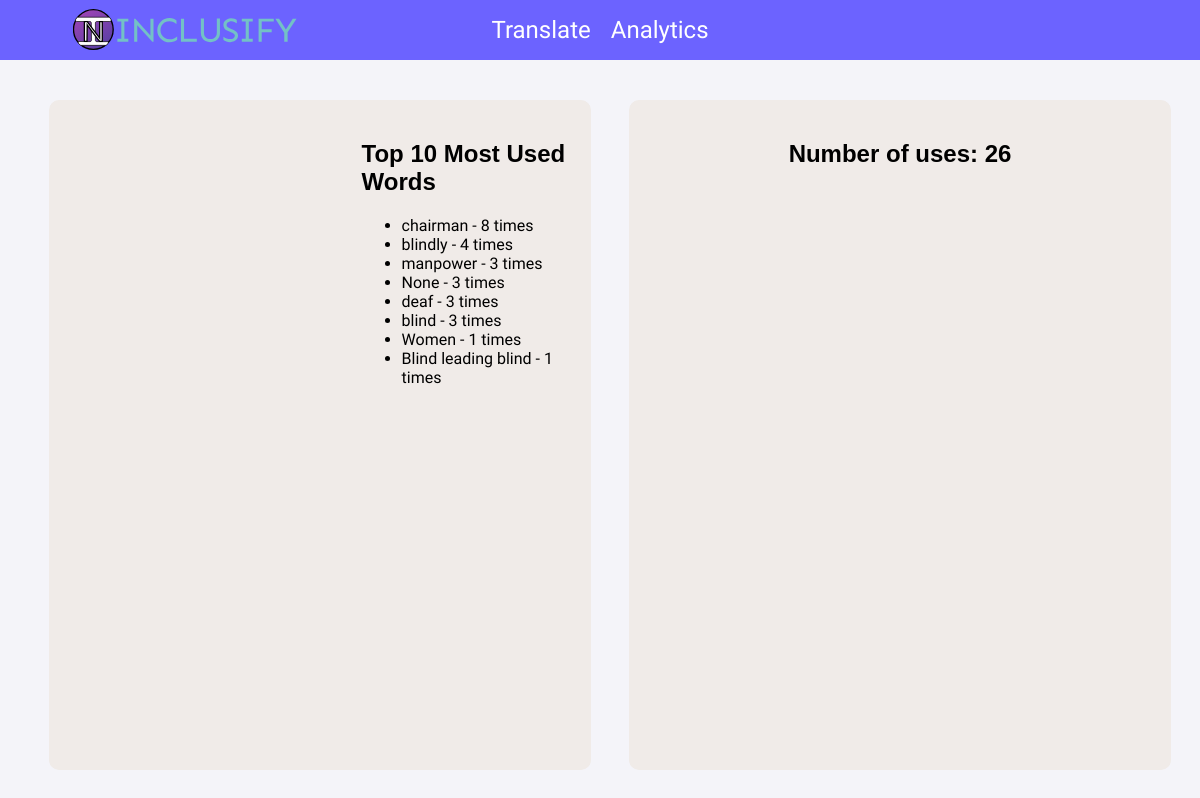
Before: /analytics with the older database file.
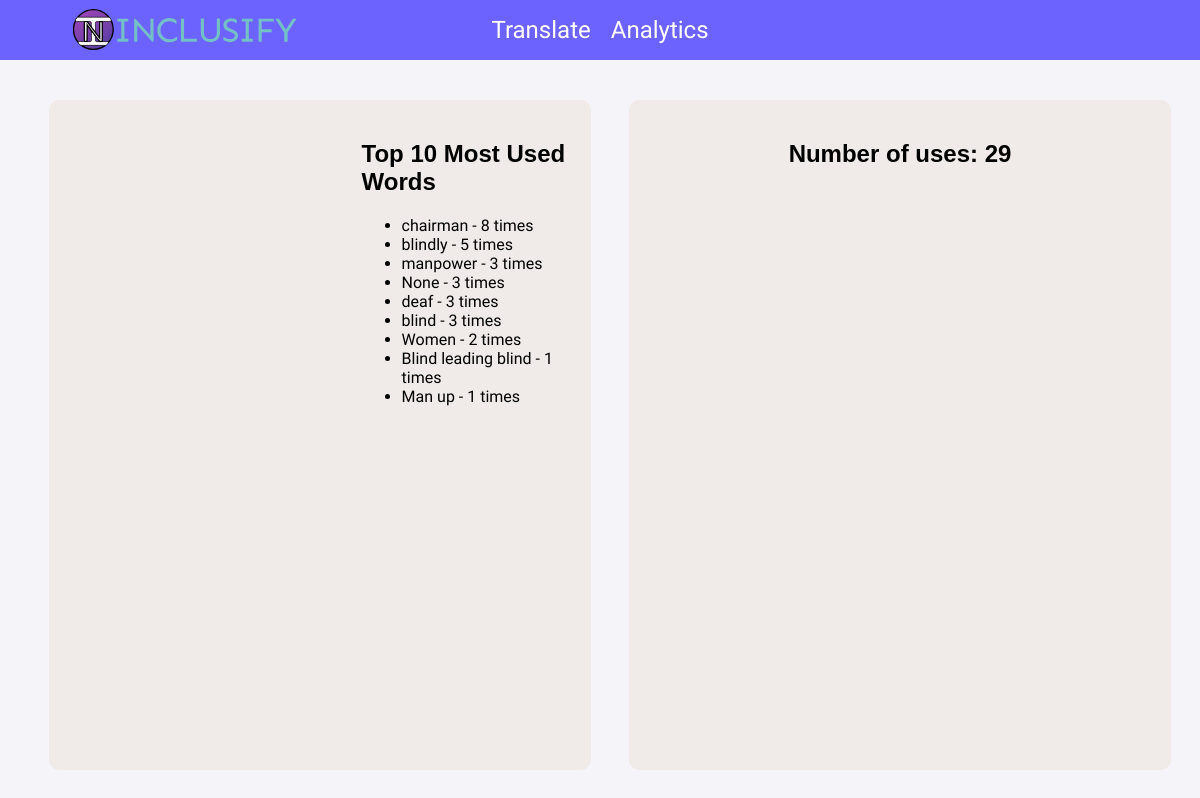
After: the same page with the newer database file.
### server.py (models this page shows)
class Users(db.Model):
    id = db.Column(db.Integer, primary_key=True)
    typeofnonI = db.Column(db.String(200), nullable=True)
    mostUsedN = db.Column(db.String(200), nullable=True)
    mostUsedI = db.Column(db.String(200), nullable=True)
    timestamp = db.Column(DateTime, default=datetime.utcnow)

### server.py (the view)
@app.route('/analytics')
def analytics():
    data = db.session.query(Users.typeofnonI, db.func.count().label('count')).group_by(Users.typeofnonI).all()
    types, counts = zip(*data)
    fig = px.pie(names=types, values=counts, title='Distribution of Type of Non Inclusive Language Used',
                 custom_data=[types, counts], labels={'names': 'Type'}, )
    fig.update_layout({
        'plot_bgcolor': 'rgba(0,0,0,0)',
        'paper_bgcolor': 'rgba(0,0,0,0)'
    })
    plot_json = json.dumps(fig, cls=plotly.utils.PlotlyJSONEncoder)
    data = db.session.query(Users.mostUsedN).all()
    words = [word for (word,) in data if word]
    word_counts = Counter(words)
    most_common_words = word_counts.most_common(10)
    most5_common_words = word_counts.most_common(5)
    pie_chart = {
        "data": [{
            "labels": [word for word, _ in most5_common_words],
            "values": [count for _, count in most5_common_words],
            "type": "pie"
        }],
        "layout": {
            "title": "Top 5 Most Used Non Inclusive Words",
            "paper_bgcolor": "rgba(0, 0, 0, 0)",
            "plot_bgcolor": "rgba(0, 0, 0, 0)",
        }
    }
    pie_chart_json = json.dumps(pie_chart, cls=plotly.utils.PlotlyJSONEncoder)
    max_id = db.session.query(db.func.max(Users.id)).scalar()
    timestamp_data = db.session.query(func.strftime('%Y-%m-%d', Users.timestamp).label('day'), func.count().label('count')).group_by('day').all()
    timestamps = [timestamp.day for timestamp in timestamp_data]
    counts = [timestamp.count for timestamp in timestamp_data]
    bar_chart = {
        "data": [{
            "x": timestamps,
            "y": counts,
            "type": "bar",
            "name": "Frequency Over Time",
            "marker": {"color": "#9A52B8"}
        }],
        "layout": {
            "title": "Use of Non-Inclusive Language Over Time",
            "xaxis": {"title": "Date", "tickformat": "%d-%m-%Y"},
            "yaxis": {"title": "Frequency"},
            "paper_bgcolor": "rgba(0, 0, 0, 0)",
            "plot_bgcolor": "rgba(0, 0, 0, 0)",
        }
    }
    bar_chart_json = json.dumps(bar_chart, cls=plotly.utils.PlotlyJSONEncoder)
    return render_template('analytics.html', plot_json=plot_json, most_common_words=most_common_words, pie_chart_json=pie_chart_json, max_id=max_id, bar_chart_json=bar_chart_json, timestamps=timestamps)

### templates/analytics.html (shortened to what this page needs)
<!DOCTYPE html>
<html lang="en">
<head>
    <link rel="stylesheet" href="{{ url_for('static', filename='css/style.css') }}">
    <link rel="stylesheet" href="https://cdnjs.cloudflare.com/ajax/libs/font-awesome/6.0.0-beta3/css/all.min.css">
</head>
<body>
    <header>
        <div class="logo">
            <img src="{{ url_for('static', filename='images/logo.svg') }}" class="image" id="logoImg" />
        </div>
        <nav>
            <ul>
                <li><a href="/translate-home">Translate</a></li>
                <li><a href="/analytics">Analytics</a></li>
            </ul>
        </nav>
    </header>
    <div class="analytic-containers">
        <div class="left-analytics">
            <div class="actual-analytic-cont" id="left-actual-analytic-cont">
                <div class="most-used-word-row">
                    <div class="most-used-word-left">
                        <div id="pie-chart"></div>
                    </div>
                    <div class="most-used-word-right">
                        <h2>Top 10 Most Used Words</h2>
                        <ul>
                            {% for word, count in most_common_words %}
                            <li id="most_common_words_div">{{ word }} - {{ count }} times</li>
                            {% endfor %}
                        </ul>
                    </div>
                </div>
                <div id="bar-chart"></div>
            </div>
        </div>
        <div class="right-analytics">
            <div class="actual-analytic-cont" id="right-actual-analytic-cont">
                <h2 id="UseCounter">Number of uses: {{ max_id }}</h2>
                <div id="plotly-chart"></div>
            </div>
        </div>
    </div>
</body>
</html>

### static/css/style.css (style rules this page uses)
body { margin: 0; font-family: "Arial", sans-serif; background-color: #f4f4f9; }
header { position: relative; display: flex; justify-content: center; align-items: center; height: 60px; background-color: #6c63ff; }
.logo { position: absolute; top: 0; left: 0; height: 60px; display: flex; align-items: center; }
.logo img { height: 100%; }
#logoImg { scale: 0.7; }
nav { flex-grow: 1; }
nav ul { list-style: none; margin: 0; padding: 0; display: flex; justify-content: center; gap: 20px; }
nav ul li a { font-family: "Sen", sans-serif; color: white; text-decoration: none; display: flex; align-items: center; gap: 8px; font-size: 24px; }
#plotly-chart { width: 100%; height: 80%; text-align: center; }
#pie-chart { width: 90%; height: 400px; }
#bar-chart { margin-top: -100px; width: 100%; height: 360px; }
.analytic-containers { display: flex; justify-content: space-around; margin: 20px; }
.left-analytics, .right-analytics { flex-basis: 45%; padding: 10px; }
.actual-analytic-cont { width: 100%; height: 650px; margin-top: 10px; padding: 10px; font-family: "Arial", sans-serif; font-size: 1em; border: none; background-color: #f0ebe8; border-radius: 10px; }
.most-used-word-row { display: flex; justify-content: space-around; margin: 0px; margin-bottom: 10px; }
.most-used-word-left { flex-basis: 60%; }
.most-used-word-right { padding-top: 10px; padding-left: 10px; flex-basis: 45%; border-left: 2px; border-color: #000; }
h2 { font-family: "Readex Pro", sans-serif; }
#most_common_words_div { font-family: "Sen", sans-serif; }
#UseCounter { padding-top: 10px; text-align: center; font-family: "Readex Pro", sans-serif; }

Changed rows visible on the page:
computed for Users "blindly": id "4" → "5"
computed for Users "Women": count "1" → "2"
added Users: mostUsedN "Man up", count "1"
Other visible differences:
{{ max_id }}: "26" → "29"
